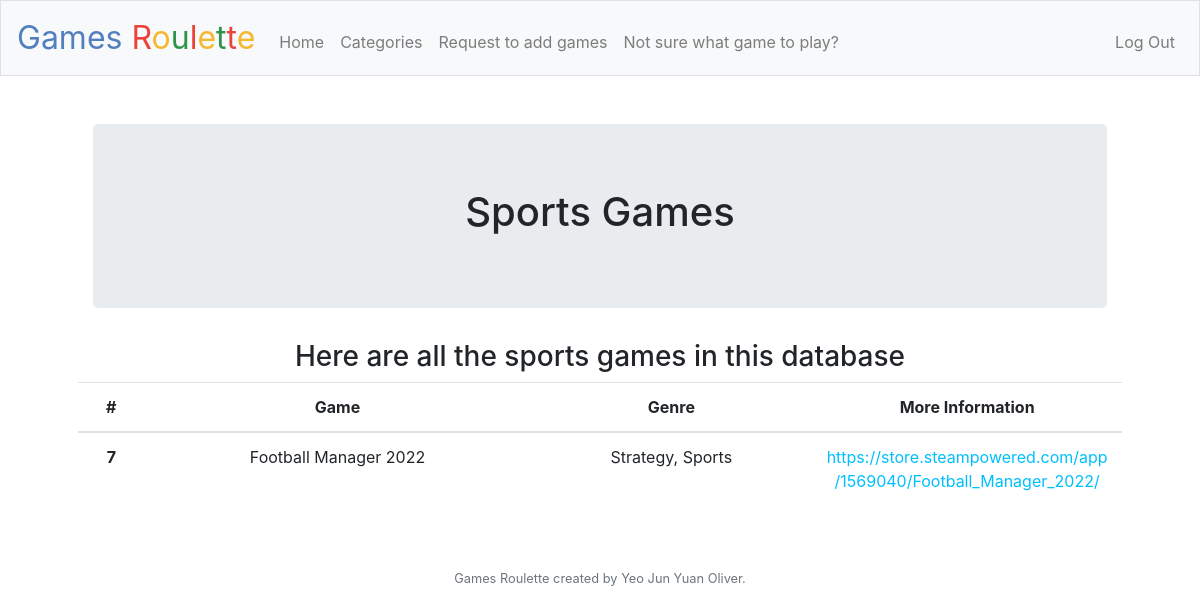
/sports (signed in), run on the app's committed database.
### tables this page shows
CREATE TABLE games (id INTEGER, gamename TEXT NOT NULL, genre TEXT NOT NULL, website TEXT NOT NULL, PRIMARY KEY(id));

### application.py (the view)
@app.route("/sports")
@login_required
def sports():
    sports_games = db.execute("SELECT id, gamename, genre, website FROM games WHERE genre LIKE '%sports%'")
    return render_template("sports.html", games=sports_games)

### application.py (called while the page is built)
@app.after_request
def after_request(response):
    response.headers["Cache-Control"] = "no-cache, no-store, must-revalidate"
    response.headers["Expires"] = 0
    response.headers["Pragma"] = "no-cache"
    return response

### helpers.py (called while the page is built)
def login_required(f):
    @wraps(f)
    def decorated_function(*args, **kwargs):
        if session.get("user_id") is None:
            return redirect("/login")
        return f(*args, **kwargs)
    return decorated_function

### templates/sports.html (shortened to what this page needs)
{% extends "layout.html" %}
{% block main %}
    <div class="container">
        <div class="jumbotron">
            <h1>Sports Games</h1>
        </div>
    </div>
    <h3>Here are all the sports games in this database</h3>
    <table class="table">
        <thead>
            <tr>
                <th scope="col">#</th>
                <th scope="col">Game</th>
                <th scope="col">Genre</th>
                <th scope="col">More Information</th>
            </tr>
        </thead>
        <tbody>
            {% for game in games %}
            <tr>
                <th scope="row">{{ game.id }}</th>
                <td>{{ game.gamename }}</td>
                <td>{{ game.genre }}</td>
                <td style="word-wrap: break-word;min-width: 160px;max-width: 160px;"><a href={{ game.website }}>{{ game.website }}</a></td>
            </tr>
            {% endfor %}
        </tbody>
    </table>
{% endblock %}

### static/styles.css (style rules this page uses)
a:link, a:visited { color: DeepSkyBlue; background-color: transparent; text-decoration: none; }

### data on the page
games: id "7", gamename "Football Manager 2022", genre "Strategy, Sports", website "https://store.steampowered.com/app/1569040/Football_Manager_2022/"
